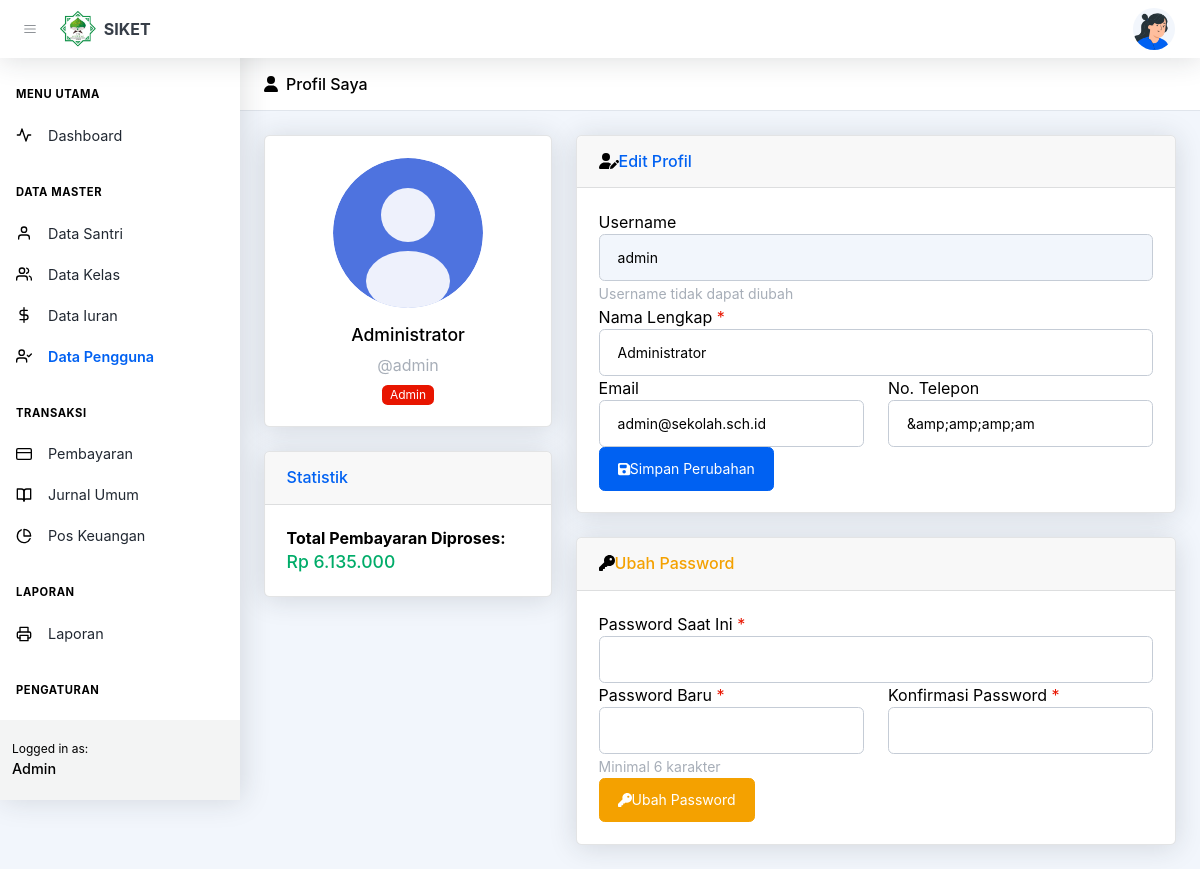
The page /pages/users/profile.php (signed in) on the database its author committed.
### tables this page shows
CREATE TABLE `users` (
  `id_user` int(11) NOT NULL,
  `username` varchar(50) NOT NULL,
  `password` varchar(255) NOT NULL,
  `nama` varchar(100) NOT NULL,
  `email` varchar(100) DEFAULT NULL,
  `no_telp` varchar(15) DEFAULT NULL,
  `level` enum('admin','bendahara','kepala_tpq') NOT NULL DEFAULT 'bendahara',
  `foto` varchar(255) DEFAULT 'default.png',
  `status` enum('active','inactive') DEFAULT 'active',
  `last_login` datetime DEFAULT NULL,
  `created_at` timestamp NOT NULL DEFAULT current_timestamp(),
  `updated_at` timestamp NOT NULL DEFAULT current_timestamp() ON UPDATE current_timestamp()
);

### config/database.php (called while the page is built, shortened)
<?php
function formatRupiah($number)
{
    return 'Rp ' . number_format($number, 0, ',', '.');
}
?>

### pages/users/profile.php (the view, shortened to what this page needs)
<?php
require_once '../../config/database.php';
$id_user = $_SESSION['id_user'] ?? null;
require_once '../../includes/header.php';
require_once '../../includes/sidebar.php';
$query = "SELECT * FROM users WHERE id_user = '$id_user'";
$result = mysqli_query($conn, $query);
$user = mysqli_fetch_assoc($result);
$stats = mysqli_fetch_assoc(mysqli_query($conn, "
    SELECT COALESCE(SUM(jumlah_bayar), 0) as total_pembayaran
    FROM pembayaran WHERE id_user = '$id_user'
"));
?>
<header class="page-header page-header-compact page-header-light border-bottom bg-white mb-4">
    <div class="container-xl px-4">
        <div class="page-header-content">
            <div class="row align-items-center justify-content-between pt-3">
                <div class="col-auto mb-3">
                    <h1 class="page-header-title">
                        <div class="page-header-icon"><i class="fas fa-user"></i></div>
                        Profil Saya
                    </h1>
                </div>
            </div>
        </div>
    </div>
</header>
<div class="container-xl px-4 mt-4">
    <div class="row">
        <div class="col-lg-4">
            <div class="card shadow mb-4">
                <div class="card-body text-center">
                    <img class="img-profile rounded-circle mb-3" src="../../assets/img/undraw_profile.svg"
                        style="width: 150px;">
                    <h5 class="font-weight-bold"><?php echo htmlspecialchars($user['nama']); ?></h5>
                    <p class="text-muted mb-1">@<?php echo htmlspecialchars($user['username']); ?></p>
                    <span class="badge bg-<?php echo $user['level'] == 'admin' ? 'danger' : 'primary'; ?>">
                        <?php echo ucfirst($user['level']); ?>
                    </span>
                </div>
            </div>
            <div class="card shadow mb-4">
                <div class="card-header py-3">
                    <h6 class="m-0 font-weight-bold text-primary">Statistik</h6>
                </div>
                <div class="card-body">
                    <p class="mb-0">
                        <strong>Total Pembayaran Diproses:</strong><br>
                        <span class="h5 text-success"><?php echo formatRupiah($stats['total_pembayaran']); ?></span>
                    </p>
                </div>
            </div>
        </div>
        <div class="col-lg-8">
            <div class="card shadow mb-4">
                <div class="card-header py-3">
                    <h6 class="m-0 font-weight-bold text-primary">
                        <i class="fas fa-user-edit mr-2"></i>Edit Profil
                    </h6>
                </div>
                <div class="card-body">
                    <form method="POST" action="">
                        <div class="form-group">
                            <label>Username</label>
                            <input type="text" class="form-control bg-light"
                                value="<?php echo htmlspecialchars($user['username']); ?>" readonly>
                            <small class="text-muted">Username tidak dapat diubah</small>
                        </div>
                        <div class="form-group">
                            <label>Nama Lengkap <span class="text-danger">*</span></label>
                            <input type="text" name="nama" class="form-control"
                                value="<?php echo htmlspecialchars($user['nama']); ?>" required>
                        </div>
                        <div class="row">
                            <div class="col-md-6">
                                <div class="form-group">
                                    <label>Email</label>
                                    <input type="email" name="email" class="form-control"
                                        value="<?php echo htmlspecialchars($user['email']); ?>">
                                </div>
                            </div>
                            <div class="col-md-6">
                                <div class="form-group">
                                    <label>No. Telepon</label>
                                    <input type="text" name="no_telp" class="form-control"
                                        value="<?php echo htmlspecialchars($user['no_telp']); ?>">
                                </div>
                            </div>
                        </div>
                        <button type="submit" name="update_profile" class="btn btn-primary">
                            <i class="fas fa-save"></i> Simpan Perubahan
                        </button>
                    </form>
                </div>
            </div>
            <div class="card shadow mb-4">
                <div class="card-header py-3">
                    <h6 class="m-0 font-weight-bold text-warning">
                        <i class="fas fa-key mr-2"></i>Ubah Password
                    </h6>
                </div>
                <div class="card-body">
                    <form method="POST" action="">
                        <div class="form-group">
                            <label>Password Saat Ini <span class="text-danger">*</span></label>
                            <input type="password" name="current_password" class="form-control" required>
                        </div>
                        <div class="row">
                            <div class="col-md-6">
                                <div class="form-group">
                                    <label>Password Baru <span class="text-danger">*</span></label>
                                    <input type="password" name="new_password" class="form-control" minlength="6"
                                        required>
                                    <small class="text-muted">Minimal 6 karakter</small>
                                </div>
                            </div>
                            <div class="col-md-6">
                                <div class="form-group">
                                    <label>Konfirmasi Password <span class="text-danger">*</span></label>
                                    <input type="password" name="confirm_password" class="form-control" required>
                                </div>
                            </div>
                        </div>
                        <button type="submit" name="change_password" class="btn btn-warning">
                            <i class="fas fa-key"></i> Ubah Password
                        </button>
                    </form>
                </div>
            </div>
        </div>
    </div>
</div>
<?php require_once '../../includes/footer.php'; ?>

### assets/css/custom.css (style rules this page uses)
:root { --bs-body-color: #000000; --bs-body-color-rgb: 0, 0, 0; --bs-gray-600: #000000; }
body { color: #000000; }
body :not(.badge):not(.badge *):not(.btn):not(.btn *):not(a):not(.text-primary):not(.text-secondary):not(.text-success):not(.text-danger):not(.text-warning):not(.text-info):not(.text-white):not(.text-light):not(i):not(svg) { color: #000000; }
.badge, .badge * { color: revert; }

### rows shown on the page
users: nama "Administrator", username "admin", level "Admin", email "admin@sekolah.sch.id", no_telp "&amp;amp;amp;am"

### other values the page prints
$level_display "Admin"
formatRupiah($stats['total_pembayaran']) "Rp 6.135.000"
